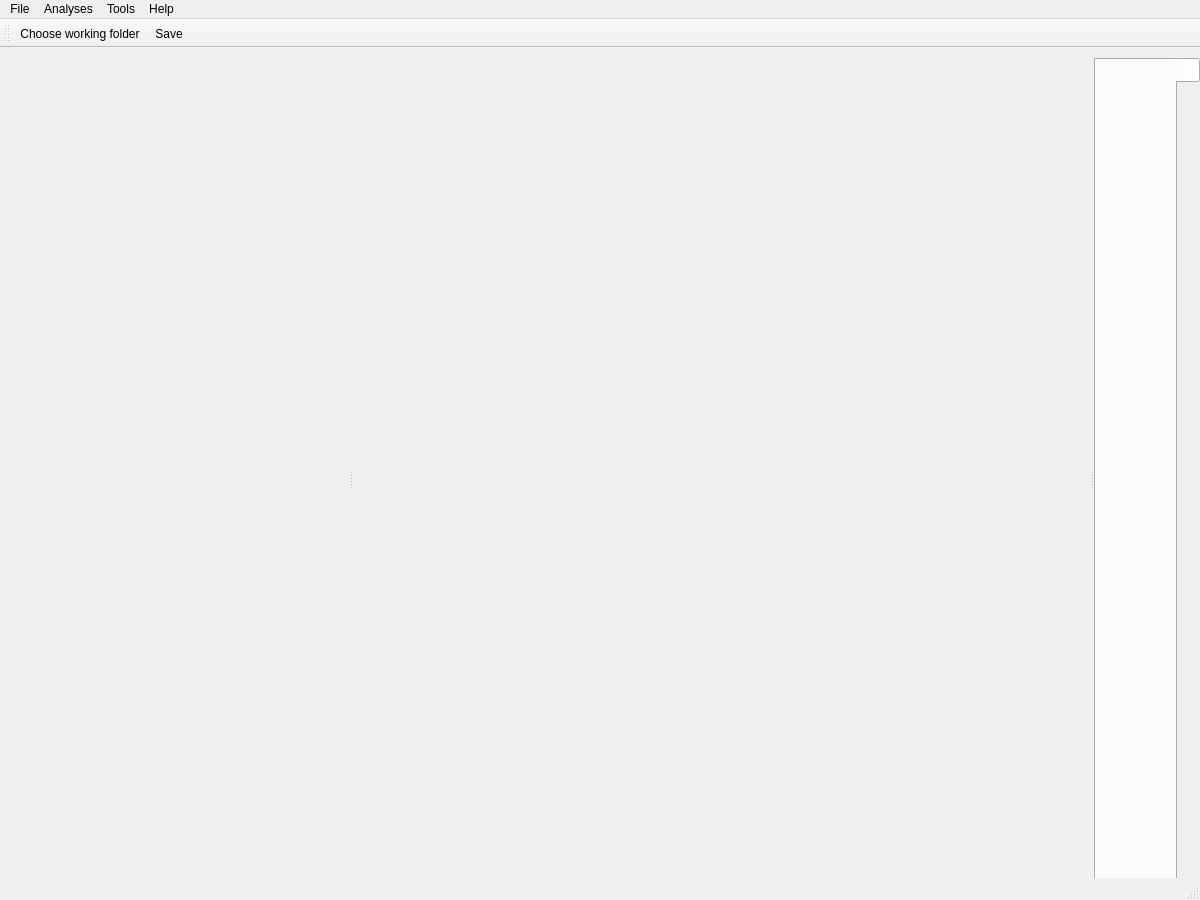
<?xml version="1.0" encoding="UTF-8"?>
<ui version="4.0">
 <class>Ecosongs</class>
 <widget class="QMainWindow" name="Ecosongs">
  <property name="geometry">
   <rect>
    <x>0</x>
    <y>0</y>
    <width>1200</width>
    <height>900</height>
   </rect>
  </property>
  <property name="windowTitle">
   <string>MainWindow</string>
  </property>
  <widget class="QWidget" name="centralwidget">
   <widget class="QSplitter" name="splitter">
    <property name="geometry">
     <rect>
      <x>-20</x>
      <y>10</y>
      <width>1221</width>
      <height>841</height>
     </rect>
    </property>
    <property name="orientation">
     <enum>Qt::Horizontal</enum>
    </property>
    <widget class="QWidget" name="left_panel" native="true">
     <property name="sizePolicy">
      <sizepolicy hsizetype="Preferred" vsizetype="Preferred">
       <horstretch>1</horstretch>
       <verstretch>0</verstretch>
      </sizepolicy>
     </property>
    </widget>
    <widget class="QWidget" name="center_panel" native="true">
     <property name="sizePolicy">
      <sizepolicy hsizetype="Preferred" vsizetype="Preferred">
       <horstretch>2</horstretch>
       <verstretch>0</verstretch>
      </sizepolicy>
     </property>
    </widget>
    <widget class="QTabWidget" name="right_panel">
     <property name="sizePolicy">
      <sizepolicy hsizetype="Preferred" vsizetype="Preferred">
       <horstretch>1</horstretch>
       <verstretch>0</verstretch>
      </sizepolicy>
     </property>
     <property name="toolTip">
      <string>&lt;html&gt;&lt;head/&gt;&lt;body&gt;&lt;p&gt;Action bar&lt;/p&gt;&lt;/body&gt;&lt;/html&gt;</string>
     </property>
     <property name="tabPosition">
      <enum>QTabWidget::East</enum>
     </property>
     <widget class="QWidget" name="right_panelPage1" native="true">
      <attribute name="title">
       <string/>
      </attribute>
     </widget>
    </widget>
   </widget>
  </widget>
  <widget class="QMenuBar" name="menubar">
   <property name="geometry">
    <rect>
     <x>0</x>
     <y>0</y>
     <width>1200</width>
     <height>23</height>
    </rect>
   </property>
   <widget class="QMenu" name="menuFile">
    <property name="title">
     <string>File</string>
    </property>
    <addaction name="actionChoose_working_folder"/>
    <addaction name="actionOpen_File_s"/>
    <addaction name="actionSave"/>
    <addaction name="separator"/>
    <addaction name="actionOpen_database"/>
    <addaction name="actionSave_database"/>
    <addaction name="actionExport_database"/>
    <addaction name="separator"/>
    <addaction name="actionExit"/>
   </widget>
   <widget class="QMenu" name="menuHelp">
    <property name="title">
     <string>Help</string>
    </property>
    <addaction name="actionHelp"/>
    <addaction name="separator"/>
    <addaction name="actionAbout"/>
   </widget>
   <widget class="QMenu" name="menuTools">
    <property name="title">
     <string>Tools</string>
    </property>
    <addaction name="actionConvert_to_wac"/>
   </widget>
   <widget class="QMenu" name="menuAnalyses">
    <property name="title">
     <string>Analyses</string>
    </property>
   </widget>
   <addaction name="menuFile"/>
   <addaction name="menuAnalyses"/>
   <addaction name="menuTools"/>
   <addaction name="menuHelp"/>
  </widget>
  <widget class="QStatusBar" name="statusbar"/>
  <widget class="QToolBar" name="toolBar">
   <property name="windowTitle">
    <string>toolBar</string>
   </property>
   <attribute name="toolBarArea">
    <enum>TopToolBarArea</enum>
   </attribute>
   <attribute name="toolBarBreak">
    <bool>true</bool>
   </attribute>
   <addaction name="actionChoose_working_folder"/>
   <addaction name="actionSave"/>
  </widget>
  <action name="actionAbout">
   <property name="text">
    <string>About</string>
   </property>
  </action>
  <action name="actionHelp">
   <property name="text">
    <string>Help</string>
   </property>
  </action>
  <action name="actionOpen_File_s">
   <property name="text">
    <string>Open File(s)</string>
   </property>
  </action>
  <action name="actionExit">
   <property name="text">
    <string>Exit</string>
   </property>
  </action>
  <action name="actionSave">
   <property name="icon">
    <iconset>
     <normaloff>../../../../../../mnt/win/UMoncton/Doctorat/dev/ecosongs/resources/fontawesome-free-5.1.0-desktop/svgs/solid/save.svg</normaloff>../../../../../../mnt/win/UMoncton/Doctorat/dev/ecosongs/resources/fontawesome-free-5.1.0-desktop/svgs/solid/save.svg</iconset>
   </property>
   <property name="text">
    <string>Save</string>
   </property>
   <property name="shortcut">
    <string>Ctrl+S</string>
   </property>
  </action>
  <action name="actionConvert_to_wac">
   <property name="text">
    <string>Convert WAC files</string>
   </property>
  </action>
  <action name="actionChoose_working_folder">
   <property name="icon">
    <iconset>
     <normaloff>../../../../../../mnt/win/UMoncton/Doctorat/dev/ecosongs/resources/fontawesome-free-5.1.0-desktop/svgs/solid/folder.svg</normaloff>../../../../../../mnt/win/UMoncton/Doctorat/dev/ecosongs/resources/fontawesome-free-5.1.0-desktop/svgs/solid/folder.svg</iconset>
   </property>
   <property name="text">
    <string>Choose working folder</string>
   </property>
  </action>
  <action name="actionOpen_database">
   <property name="text">
    <string>Load database</string>
   </property>
  </action>
  <action name="actionSave_database">
   <property name="text">
    <string>Save database</string>
   </property>
  </action>
  <action name="actionExport_database">
   <property name="text">
    <string>Export database</string>
   </property>
  </action>
 </widget>
 <resources/>
 <connections/>
</ui>
